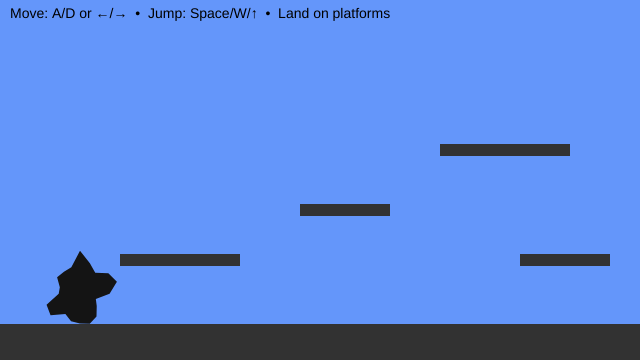
Frame 1 (no input)
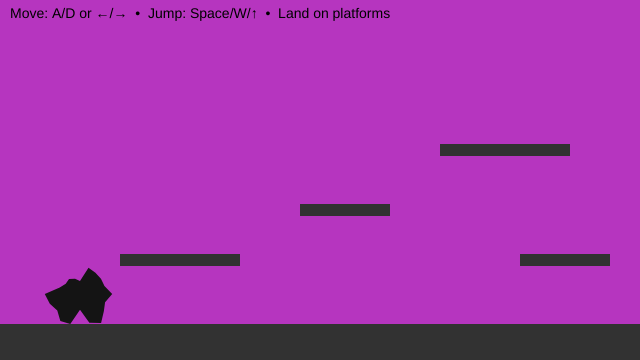
Frame 60 (no input)
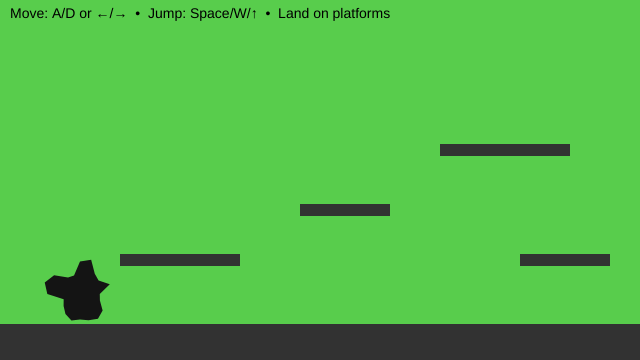
Frame 120 (the mouse pressed at the canvas centre since frame 60)

The p5.js sketch that drew these frames (run headless with seeded random() and noise() and a simulated clock; from frame 60 on, the mouse is pressed at the canvas centre):

// p5.js sketch
// ── sketch.js
// Y-position of the floor (ground level)
let floorY3;

let backgroundColor = [100, 150, 250];

// Player character (soft, animated blob)
let blob3 = {
  // Position (centre of the blob)
  x: 80,
  y: 0,

  // Visual properties
  r: 30, // Base radius
  points: 20, // Number of points used to draw the blob
  wobble: 25, // Edge deformation amount
  wobbleFreq: 2,

  // Time values for breathing animation
  t: 0,
  tSpeed: 0.1,

  // Physics: velocity
  vx: 0, // Horizontal velocity
  vy: 0, // Vertical velocity

  // Movement tuning
  accel: 0.6, // Horizontal acceleration
  maxRun: 8.0, // Maximum horizontal speed
  gravity: 0.8, // Downward force
  jumpV: -13.0, // Initial jump impulse

  // State
  onGround: false, // True when standing on a platform

  // Friction
  frictionAir: 0.995, // Light friction in air
  frictionGround: 0.88, // Stronger friction on ground
};

// List of solid platforms the blob can stand on
// Each platform is an axis-aligned rectangle (AABB)
let platforms = [];

function setup() {
  createCanvas(640, 360);
  setInterval(backgroundcolor, 300);

  // Define the floor height
  floorY3 = height - 36;

  noStroke();
  textFont("sans-serif");
  textSize(14);

  // Create platforms (floor + steps)
  platforms = [
    { x: 0, y: floorY3, w: width, h: height - floorY3 }, // floor
    { x: 120, y: floorY3 - 70, w: 120, h: 12 }, // low step
    { x: 300, y: floorY3 - 120, w: 90, h: 12 }, // mid step
    { x: 440, y: floorY3 - 180, w: 130, h: 12 }, // high step
    { x: 520, y: floorY3 - 70, w: 90, h: 12 }, // return ramp
  ];

  // Start the blob resting on the floor
  blob3.y = floorY3 - blob3.r - 1;
}

function backgroundcolor() {
  backgroundColor = [random(0, 255), random(0, 255), random(0, 255)];
}

function draw() {
  background(backgroundColor[0], backgroundColor[1], backgroundColor[2]);

  // --- Draw all platforms ---
  fill(50);
  for (const p of platforms) {
    rect(p.x, p.y, p.w, p.h);
  }

  // --- Input: left/right movement ---
  let move = 0;
  if (keyIsDown(65) || keyIsDown(LEFT_ARROW)) move -= 1; // A or ←
  if (keyIsDown(68) || keyIsDown(RIGHT_ARROW)) move += 1; // D or →
  blob3.vx += blob3.accel * move;

  // --- Apply friction and clamp speed ---
  blob3.vx *= blob3.onGround ? blob3.frictionGround : blob3.frictionAir;
  blob3.vx = constrain(blob3.vx, -blob3.maxRun, blob3.maxRun);

  // --- Apply gravity ---
  blob3.vy += blob3.gravity;

  // --- Collision representation ---
  // We collide using a rectangle (AABB),
  // even though the blob is drawn as a circle
  let box = {
    x: blob3.x - blob3.r,
    y: blob3.y - blob3.r,
    w: blob3.r * 2,
    h: blob3.r * 2,
  };

  // --- STEP 1: Move horizontally, then resolve X collisions ---
  box.x += blob3.vx;
  for (const s of platforms) {
    if (overlap(box, s)) {
      if (blob3.vx > 0) {
        // Moving right → hit the left side of a platform
        box.x = s.x - box.w;
      } else if (blob3.vx < 0) {
        // Moving left → hit the right side of a platform
        box.x = s.x + s.w;
      }
      blob3.vx = 0;
    }
  }

  // --- STEP 2: Move vertically, then resolve Y collisions ---
  box.y += blob3.vy;
  blob3.onGround = false;

  for (const s of platforms) {
    if (overlap(box, s)) {
      if (blob3.vy > 0) {
        // Falling → land on top of a platform
        box.y = s.y - box.h;
        blob3.vy = 0;
        blob3.onGround = true;
      } else if (blob3.vy < 0) {
        // Rising → hit the underside of a platform
        box.y = s.y + s.h;
        blob3.vy = 0;
      }
    }
  }

  // --- Convert collision box back to blob centre ---
  blob3.x = box.x + box.w / 2;
  blob3.y = box.y + box.h / 2;

  // Keep blob inside the canvas horizontally
  blob3.x = constrain(blob3.x, blob3.r, width - blob3.r);

  // --- Draw the animated blob ---
  blob3.t += blob3.tSpeed;
  drawBlobCircle(blob3);

  // --- HUD ---
  fill(0);
  text("Move: A/D or ←/→  •  Jump: Space/W/↑  •  Land on platforms", 10, 18);
}

// Axis-Aligned Bounding Box (AABB) overlap test
// Returns true if rectangles a and b intersect
function overlap(a, b) {
  return (
    a.x < b.x + b.w && a.x + a.w > b.x && a.y < b.y + b.h && a.y + a.h > b.y
  );
}

// Draws the blob using Perlin noise for a soft, breathing effect
function drawBlobCircle(b) {
  fill(20);
  beginShape();

  for (let i = 0; i < b.points; i++) {
    const a = (i / b.points) * TAU;

    // Noise-based radius offset
    const n = noise(
      cos(a) * b.wobbleFreq + 100,
      sin(a) * b.wobbleFreq + 100,
      b.t
    );

    const r = b.r + map(n, 0, 1, -b.wobble, b.wobble);

    vertex(b.x + cos(a) * r, b.y + sin(a) * r);
  }

  endShape(CLOSE);
}

// Jump input (only allowed when grounded)
function keyPressed() {
  if (
    (key === " " || key === "W" || key === "w" || keyCode === UP_ARROW) &&
    blob3.onGround
  ) {
    blob3.vy = blob3.jumpV;
    blob3.onGround = false;
  }
}

/* In-class tweaks for experimentation:
   • Add a new platform:
     platforms.push({ x: 220, y: floorY3 - 150, w: 80, h: 12 });

   • “Ice” feel → frictionGround = 0.95
   • “Sand” feel → frictionGround = 0.80
*/
